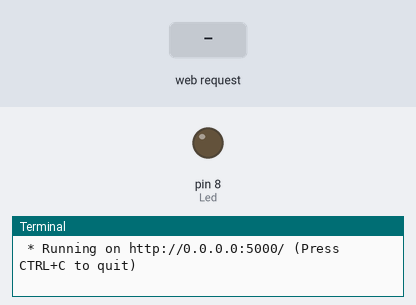
The program below on a simulated Raspberry Pi (header pin numbers). On the bench: output pins drawn as LEDs (lit = HIGH), the last lines printed to the terminal. The inputs (shaded band) are chosen by the test bench. The clock reads 2024-03-15 10:24:30 at power-on unless the program sets it.

Above: at 1.2 s.
1.3 s: HTTP request for /led received with the fields state=on
At 1.6 s:
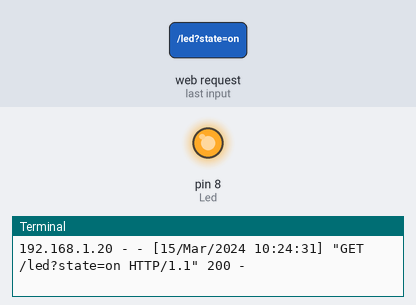
2.8 s: HTTP request for / received
4.3 s: HTTP request for /led received
Timing chart, 0 to 7.3 s (numbered marks = the images above; inputs shaded):
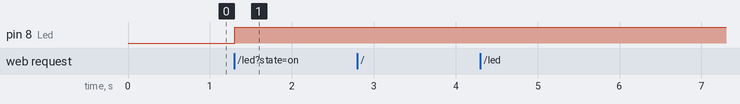

Measured:
- after the input at 1.3 s, pin 8 (Led): LOW → HIGH at once

The program:

app_led.py
```python
from flask import Flask, request
import RPi.GPIO as GPIO

app = Flask(__name__)

Led = 8
GPIO.setmode(GPIO.BOARD) #컨넥터 pin번로 사용 BCM ===> GPIO번호로

GPIO.setup(Led, GPIO.OUT, initial = GPIO.LOW)

@app.route("/")
def helloworld():
    return "Hello world"

@app.route("/led")
def led():
    state = request.args.get("state")
    if state == "on":
        GPIO.output(Led,GPIO.HIGH)
        return "LED ON"
    elif state == "off":
        GPIO.output(Led, GPIO.LOW)
        return "LED OFF"
    elif state == "error":
        return "쿼리스트링으로 state 가 전달되지 않음"
    else:
        return "잘못된 쿼리스트링 전달됨"

""" @app.route("/led/off")
def led_off():
    GPIO.output(Led,GPIO.LOW)
    return "LED OFF" """

@app.route("/gpio/cleanup")
def gpio_cleanup():
    GPIO.cleanup()
    return "GPIO CLEANUP"

if __name__ == "__main__":
    app.run(host = "0.0.0.0")
```
